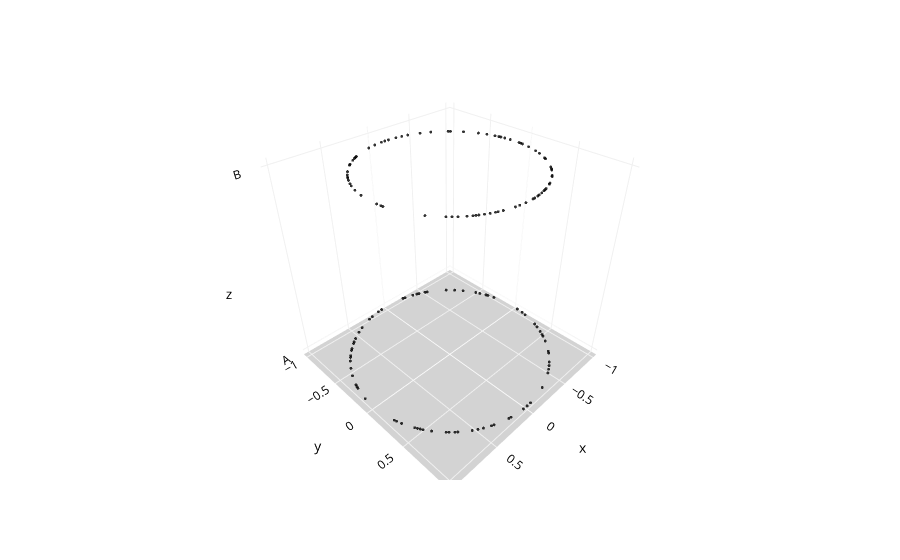

Source (notebook cell):
### Code cell
Plot_3D_SVM(circles_df.loc[:,['x','y']], x_test, y_test, clf)

### Figure 1 — Plotly figure (JSON) as saved in the notebook; plotly's stock layout.template omitted (floating-point values rounded to 4 significant figures; data arrays with more than 128 entries replaced by an {"elided": "..."} marker saying what was removed)
{"data": [{"hovertemplate": "x=%{x}<br>y=%{y}<br>z=%{z}<extra></extra>", "legendgroup": "", "marker": {"color": "black", "opacity": 0.8, "size": 1, "symbol": "circle"}, "mode": "markers", "name": "", "scene": "scene", "showlegend": false, "type": "scatter3d", "x": {"elided": "150 float values"}, "y": {"elided": "150 float values"}, "z": {"elided": "150 str values"}}, {"colorscale": [[0, "rgb(103,0,31)"], [0.1, "rgb(178,24,43)"], [0.2, "rgb(214,96,77)"], [0.3, "rgb(244,165,130)"], [0.4, "rgb(253,219,199)"], [0.5, "rgb(247,247,247)"], [0.6, "rgb(209,229,240)"], [0.7, "rgb(146,197,222)"], [0.8, "rgb(67,147,195)"], [0.9, "rgb(33,102,172)"], [1, "rgb(5,48,97)"]], "contours": {"z": {"end": 0.8, "show": true, "size": 0.05, "start": 0.2}}, "name": "SVM Prediction", "showscale": false, "type": "surface", "x": [-2], "y": [-2.0], "z": [[3.512e-06]]}], "layout": {"autosize": true, "legend": {"tracegroupgap": 0}, "margin": {"t": 60}, "paper_bgcolor": "white", "scene": {"aspectmode": "auto", "aspectratio": {"x": 0.9992, "y": 1.001, "z": 1}, "domain": {"x": [0, 1], "y": [0, 1]}, "xaxis": {"backgroundcolor": "white", "color": "black", "gridcolor": "#f0f0f0", "title": {"text": "x"}, "type": "linear"}, "yaxis": {"backgroundcolor": "white", "color": "black", "gridcolor": "#f0f0f0", "title": {"text": "y"}, "type": "linear"}, "zaxis": {"backgroundcolor": "lightgrey", "color": "black", "gridcolor": "#f0f0f0", "title": {"text": "z"}, "type": "category"}}}}
